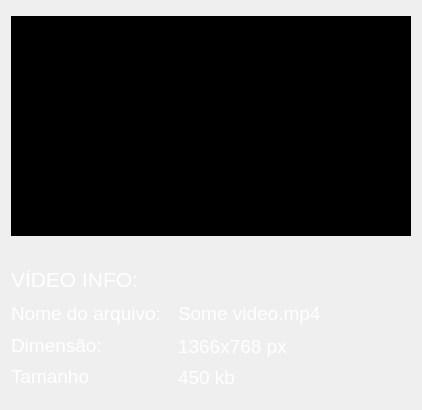
        <widget class="QFrame" name="frame_2">
         <property name="styleSheet">
          <string notr="true">border: none;</string>
         </property>
         <property name="frameShape">
          <enum>QFrame::StyledPanel</enum>
         </property>
         <property name="frameShadow">
          <enum>QFrame::Raised</enum>
         </property>
         <layout class="QVBoxLayout" name="verticalLayout_2">
          <item>
           <widget class="QFrame" name="frame_image">
            <property name="sizePolicy">
             <sizepolicy hsizetype="Expanding" vsizetype="Preferred">
              <horstretch>0</horstretch>
              <verstretch>0</verstretch>
             </sizepolicy>
            </property>
            <property name="minimumSize">
             <size>
              <width>400</width>
              <height>250</height>
             </size>
            </property>
            <property name="maximumSize">
             <size>
              <width>16777215</width>
              <height>250</height>
             </size>
            </property>
            <property name="styleSheet">
             <string notr="true">margin-bottom: 10px;</string>
            </property>
            <property name="frameShape">
             <enum>QFrame::StyledPanel</enum>
            </property>
            <property name="frameShadow">
             <enum>QFrame::Raised</enum>
            </property>
            <layout class="QHBoxLayout" name="horizontalLayout_2">
             <property name="spacing">
              <number>0</number>
             </property>
             <property name="leftMargin">
              <number>0</number>
             </property>
             <property name="topMargin">
              <number>0</number>
             </property>
             <property name="rightMargin">
              <number>0</number>
             </property>
             <property name="bottomMargin">
              <number>0</number>
             </property>
             <item>
              <widget class="QLabel" name="label_7">
               <property name="minimumSize">
                <size>
                 <width>400</width>
                 <height>230</height>
                </size>
               </property>
               <property name="maximumSize">
                <size>
                 <width>400</width>
                 <height>230</height>
                </size>
               </property>
               <property name="styleSheet">
                <string notr="true">background-color: rgb(0, 0, 0);</string>
               </property>
               <property name="text">
                <string>TextLabel</string>
               </property>
              </widget>
             </item>
            </layout>
           </widget>
          </item>
          <item>
           <widget class="QFrame" name="frame_3">
            <property name="sizePolicy">
             <sizepolicy hsizetype="Preferred" vsizetype="Fixed">
              <horstretch>0</horstretch>
              <verstretch>0</verstretch>
             </sizepolicy>
            </property>
            <property name="maximumSize">
             <size>
              <width>16777215</width>
              <height>150</height>
             </size>
            </property>
            <property name="toolTip">
             <string comment="Carregar vídeo"/>
            </property>
            <property name="frameShape">
             <enum>QFrame::StyledPanel</enum>
            </property>
            <property name="frameShadow">
             <enum>QFrame::Raised</enum>
            </property>
            <layout class="QFormLayout" name="formLayout">
             <property name="leftMargin">
              <number>0</number>
             </property>
             <property name="topMargin">
              <number>0</number>
             </property>
             <property name="bottomMargin">
              <number>9</number>
             </property>
             <item row="3" column="0">
              <widget class="QLabel" name="label_video_info">
               <property name="font">
                <font>
                 <pointsize>16</pointsize>
                </font>
               </property>
               <property name="styleSheet">
                <string notr="true">color: rgb(255, 255, 255);
padding: 0px;</string>
               </property>
               <property name="text">
                <string>VÍDEO INFO:</string>
               </property>
              </widget>
             </item>
             <item row="4" column="0">
              <widget class="QLabel" name="label_nome_do_arquivo">
               <property name="sizePolicy">
                <sizepolicy hsizetype="Fixed" vsizetype="Fixed">
                 <horstretch>0</horstretch>
                 <verstretch>0</verstretch>
                </sizepolicy>
               </property>
               <property name="minimumSize">
                <size>
                 <width>155</width>
                 <height>30</height>
                </size>
               </property>
               <property name="maximumSize">
                <size>
                 <width>155</width>
                 <height>30</height>
                </size>
               </property>
               <property name="font">
                <font>
                 <pointsize>14</pointsize>
                </font>
               </property>
               <property name="styleSheet">
                <string notr="true">color: rgb(255, 255, 255);
padding: 0px;</string>
               </property>
               <property name="text">
                <string>Nome do arquivo: </string>
               </property>
              </widget>
             </item>
             <item row="4" column="1">
              <widget class="QLabel" name="label_rsp_nome_do_arquivo">
               <property name="sizePolicy">
                <sizepolicy hsizetype="Fixed" vsizetype="Preferred">
                 <horstretch>0</horstretch>
                 <verstretch>0</verstretch>
                </sizepolicy>
               </property>
               <property name="maximumSize">
                <size>
                 <width>300</width>
                 <height>16777215</height>
                </size>
               </property>
               <property name="font">
                <font>
                 <pointsize>14</pointsize>
                </font>
               </property>
               <property name="styleSheet">
                <string notr="true">color: rgb(255, 255, 255);
padding-left: 1px;</string>
               </property>
               <property name="text">
                <string>Some video.mp4</string>
               </property>
              </widget>
             </item>
             <item row="5" column="0">
              <widget class="QLabel" name="label_dimensao">
               <property name="sizePolicy">
                <sizepolicy hsizetype="Fixed" vsizetype="Fixed">
                 <horstretch>0</horstretch>
                 <verstretch>0</verstretch>
                </sizepolicy>
               </property>
               <property name="font">
                <font>
                 <pointsize>14</pointsize>
                </font>
               </property>
               <property name="styleSheet">
                <string notr="true">color: rgb(255, 255, 255);
padding: 0px;</string>
               </property>
               <property name="text">
                <string>Dimensão:</string>
               </property>
              </widget>
             </item>
             <item row="5" column="1">
              <widget class="QLabel" name="label_rsp_dimensao">
               <property name="font">
                <font>
                 <pointsize>14</pointsize>
                </font>
               </property>
               <property name="styleSheet">
                <string notr="true">color: rgb(255, 255, 255);
padding: 1px;</string>
               </property>
               <property name="text">
                <string>1366x768 px</string>
               </property>
              </widget>
             </item>
             <item row="6" column="0">
              <widget class="QLabel" name="label_tamanho">
               <property name="sizePolicy">
                <sizepolicy hsizetype="Fixed" vsizetype="Fixed">
                 <horstretch>0</horstretch>
                 <verstretch>0</verstretch>
                </sizepolicy>
               </property>
               <property name="font">
                <font>
                 <pointsize>14</pointsize>
                </font>
               </property>
               <property name="styleSheet">
                <string notr="true">color: rgb(255, 255, 255);
padding: 0px;</string>
               </property>
               <property name="text">
                <string>Tamanho</string>
               </property>
              </widget>
             </item>
             <item row="6" column="1">
              <widget class="QLabel" name="label_rsp_tamanho">
               <property name="font">
                <font>
                 <pointsize>14</pointsize>
                </font>
               </property>
               <property name="styleSheet">
                <string notr="true">color: rgb(255, 255, 255);
padding: 1px;</string>
               </property>
               <property name="text">
                <string>450 kb</string>
               </property>
              </widget>
             </item>
            </layout>
           </widget>
          </item>
         </layout>
        </widget>
